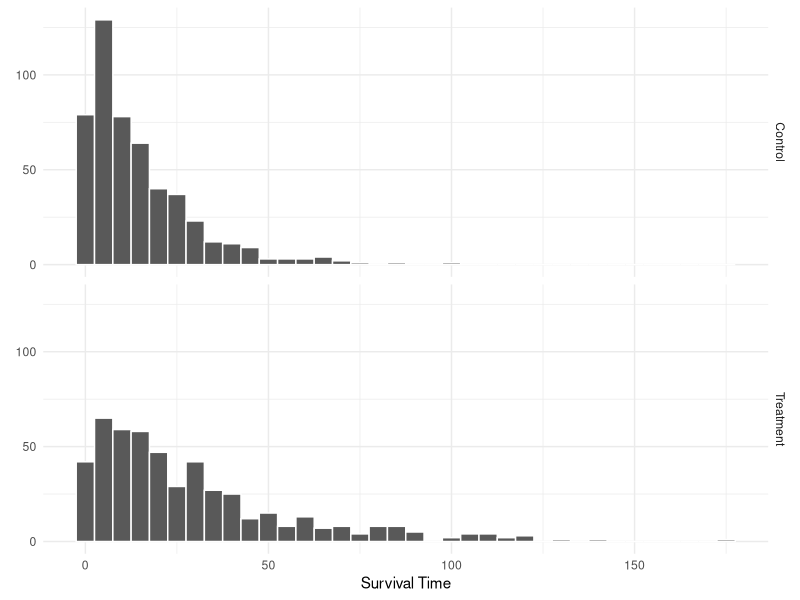
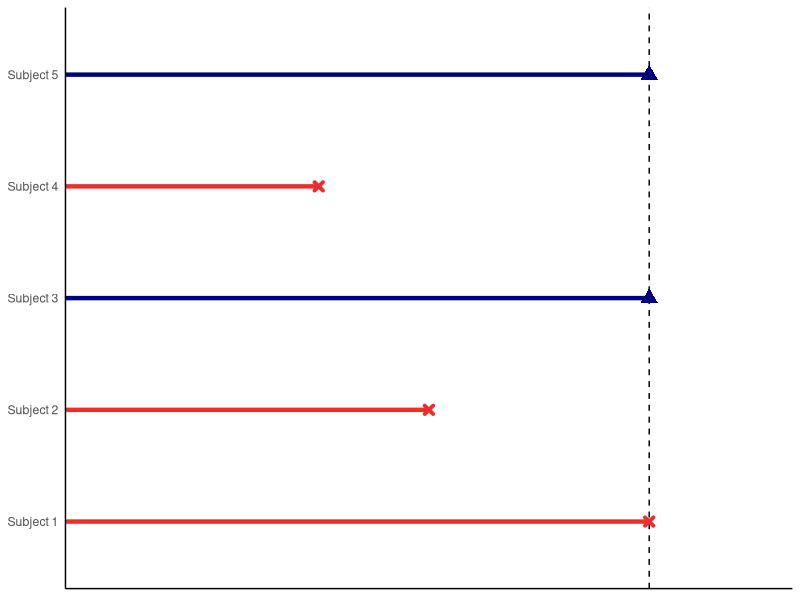
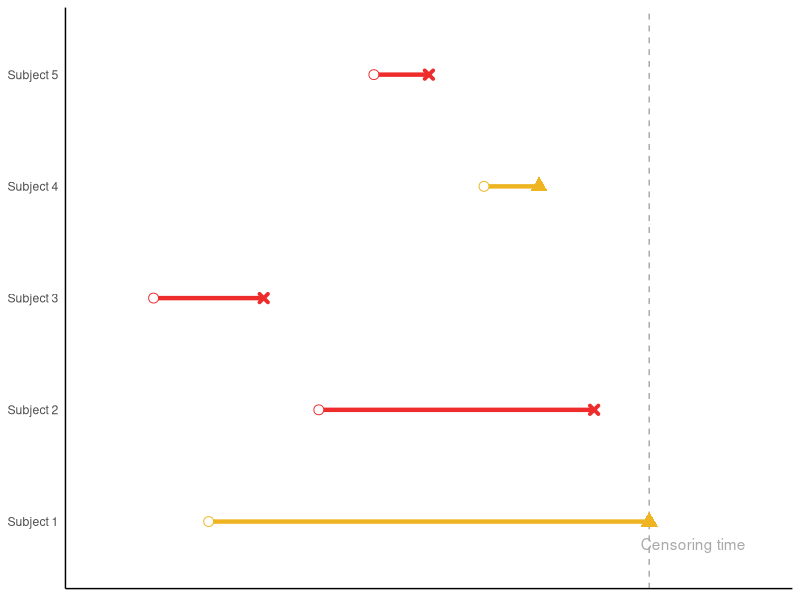

Generate these figures, in order, with R:
## ---- chunk 1
library(tidyverse)
library(scales)
library(kableExtra)

knitr::opts_chunk$set(echo = TRUE, message = FALSE, warning = FALSE)
## ---- chunk 2
set.seed(11)
lambda <- log(2) / 10
hr <- 0.50
n_per_arm <- 500

patient_df <- tibble(
  patient_id = seq(1, 2 * n_per_arm),
  arm = rep(c("ctrl", "trt"), each = n_per_arm),
  surv_time = c(rexp(n_per_arm, lambda), rexp(n_per_arm, lambda * hr))
)
## ---- chunk 3
patient_df %>% 
  group_by(arm) %>%
  summarize("Median Survival" = median(surv_time)) %>%
  kableExtra::kbl(digits = 1) %>%
  kable_paper("hover", full_width = F)
## ---- chunk 4
patient_df %>% 
  mutate(arm_pretty = if_else(arm == "ctrl", "Control", "Treatment")) %>% 
  ggplot() +
  geom_histogram(
    aes(x = surv_time),
    color = "white",
    binwidth = 5
  )  +
  labs(
    x = "Survival Time",
    y = element_blank()
  ) + 
  facet_grid(rows = vars(arm_pretty)) + 
  theme_minimal()


## ---- chunk 5

df = tibble(
  ID = paste0("Subject ", seq(1, 5)),
  t = c(5, 3, 5, 2, 5),
  censored = factor(c("event", "event", "censor", "event", "censor"), 
                    levels = c("event", "censor"))
)


event_color = c(event = "firebrick2", censor = "navy")


ggplot(df, aes(x = ID)) +
  # Censoring line 
  geom_hline(
    yintercept = 5,
    linetype = "dashed"
  ) + 
  # Plot people with events -----------------------------------
geom_segment( # Red line segment
  data = filter(df, censored == "event"),
  mapping = aes(x = ID, y = -Inf, xend = ID,  yend = t),
  size = 1.5,
  color = event_color[["event"]]
) +
  geom_point( # Red X's for event times
    data = filter(df, censored == "event"),
    mapping = aes(x = ID, y = t),
    color = event_color[["event"]],
    shape = 4, # X as shape
    stroke = 2
  ) + 
  # Plot censored people -----------------------------------------
geom_segment( # Red line segment
  data = filter(df, censored == "censor"),
  mapping = aes(x = ID, y = -Inf, xend = ID,  yend = t),
  color = event_color[["censor"]],
  size = 1.5
) + 
  geom_point( # Red X's for event times
    data = filter(df, censored == "censor"),
    mapping = aes(x = ID, y = t),
    color = event_color[["censor"]],
    shape = 17, # triangle as shape
    size = 4,
  ) + 
  labs(
    x = element_blank(),
    y = element_blank()
  ) + 
  coord_flip(
    ylim = c(0, 6),
  ) +
  theme_classic() + 
  theme(
    axis.title.x = element_blank(),
    axis.ticks.x = element_blank(),
    axis.text.x = element_blank(),
    axis.title.y = element_blank(),
    axis.ticks.y = element_blank()
  ) 

## ---- chunk 6

censor_time <- nth(patient_df$surv_time, n = 800L, order_by = patient_df$surv_time)

patient_df = patient_df %>%
  mutate(
    event = surv_time <= censor_time,
    obs_time = ifelse(!event, censor_time, surv_time),
  )
## ---- chunk 7
with_arrivals <-
  patient_df %>% 
  mutate(
    arrival_time = runif(n(), 0, 6),
    relative_time = arrival_time + surv_time
  )
## ---- chunk 8

df = tibble(
  ID = paste0("Subject ", seq(1, 5)),
  arrival_time = c(1, 2, 0.5, 3.5, 2.5),
  t = c(5, 4.5, 1.5, 4, 3),
  censored = factor(c("censor", "event", "event", "censor", "event"), 
                    levels = c("event", "censor"))
)

event_color = c(event = "firebrick2", censor = "goldenrod2")
ggplot(df, aes(x = ID)) +
  # Censoring line 
  geom_hline(
    yintercept = 5,
    linetype = "dashed",
    color = "darkgrey"
  ) + 
  # Plot people with events -----------------------------------
geom_segment( # Red line segment
  data = filter(df, censored == "event"),
  mapping = aes(x = ID, y = arrival_time, xend = ID,  yend = t),
  size = 1.5,
  color = event_color[["event"]]
) +
  geom_point( # Red X's for event times
    data = filter(df, censored == "event"),
    mapping = aes(x = ID, y = t),
    color = event_color[["event"]],
    shape = 4, # X as shape
    stroke = 2
  ) + 
  geom_point( # white circle with border for arrival time
    data = filter(df, censored == "event"),
    mapping = aes(x = ID, y = arrival_time),
    color = event_color[["event"]],
    fill = "white",
    shape = 21,
    size = 3
  ) + 
  # Plot censored people -----------------------------------------
geom_segment( # Red line segment
  data = filter(df, censored == "censor"),
  mapping = aes(x = ID, y = arrival_time, xend = ID,  yend = t),
  color = event_color[["censor"]],
  size = 1.5
) + 
  geom_point( # Red X's for event times
    data = filter(df, censored == "censor"),
    mapping = aes(x = ID, y = t),
    color = event_color[["censor"]],
    shape = 17, # triangle as shape
    size = 4,
  ) + 
    geom_point( # white circle with border for arrival time
    data = filter(df, censored == "censor"),
    mapping = aes(x = ID, y = arrival_time),
    color = event_color[["censor"]],
    fill = "white",
    shape = 21,
    size = 3
  ) + 
  # Theme ---------------------------------
  labs(
    x = element_blank(),
    y = element_blank()
  ) + 
  coord_flip(
    ylim = c(0, 6),
  ) +
  theme_classic() + 
  theme(
    axis.title.x = element_blank(),
    axis.ticks.x = element_blank(),
    axis.text.x = element_blank(),
    axis.title.y = element_blank(),
    axis.ticks.y = element_blank()
  ) +
  annotate(
    "text",
    label = "Censoring time",
    y = 5.4,
    x = 0.8,
    color = "darkgrey"
  )
  


## ---- chunk 9
censor_time = with(with_arrivals, nth(relative_time, n = 400, order_by = relative_time))

  
with_arrivals %>% 
  mutate(
    event = relative_time <= censor_time,
    obs_time = ifelse(!event, censor_time - arrival_time, surv_time),
  )
